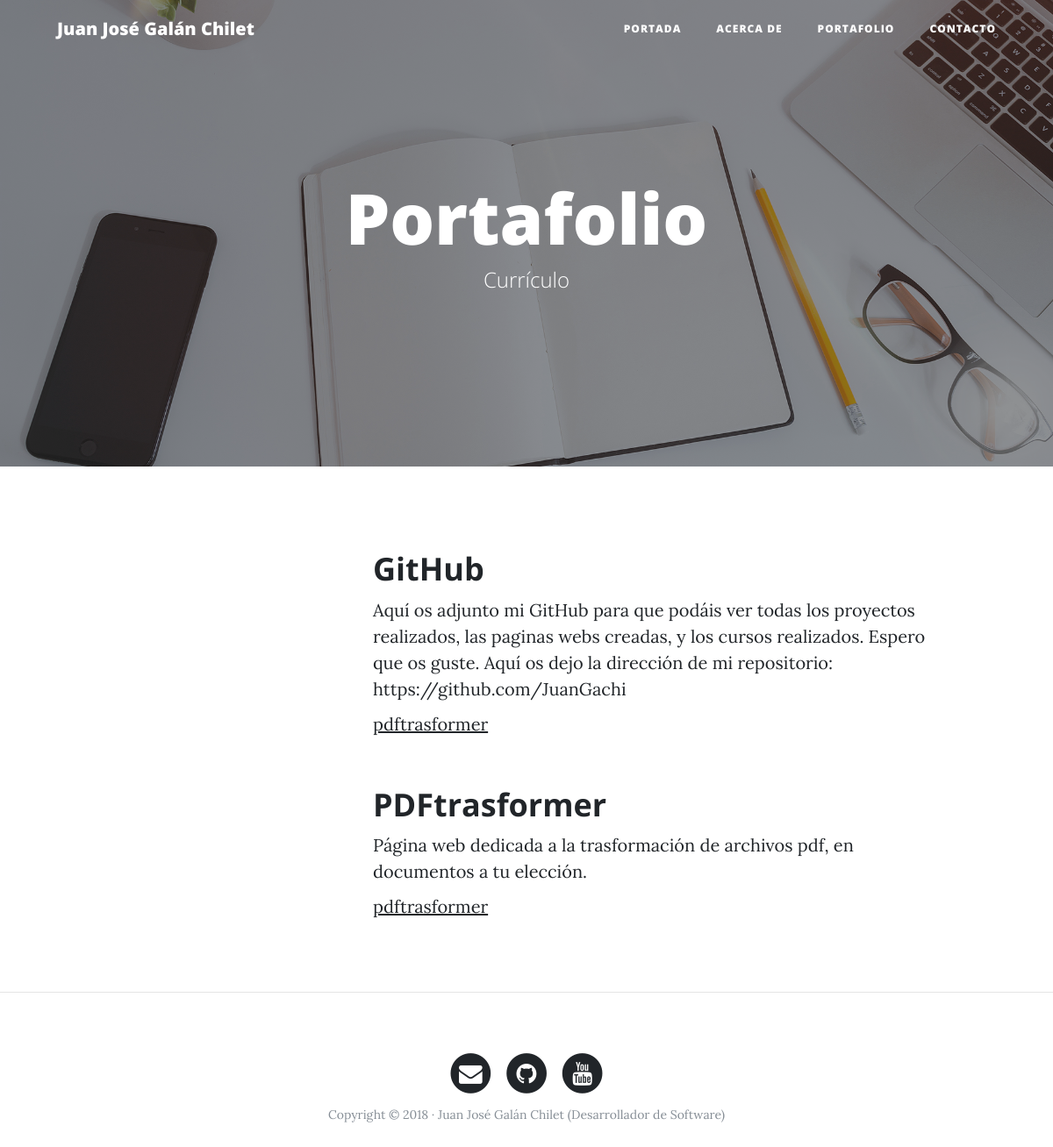
The page /portafolio/ on the database its author committed.
### portfolio/models.py (models this page shows, shortened)
class Project(models.Model):
    title = models.CharField(max_length=200, verbose_name="Título")
    description = models.TextField( verbose_name="Descripción")
    image = models.ImageField( verbose_name="Imagen", upload_to="projects")
    link = models.URLField(verbose_name="Dirección Web", null=True, blank=True)
    created = models.DateTimeField(auto_now_add=True, verbose_name="Fecha de creación")
    updated = models.DateTimeField(auto_now=True, verbose_name="Fecha de actualizacion")
    class Meta:
        verbose_name = "proyecto"
        verbose_name_plural = "proyectos"
        ordering = ["-created"]

### portfolio/views.py (the view)
# urls.py: path('portafolio/', portfolio_views.portafolio, name="portafolio"),
def portafolio(request):
    projects = Project.objects.all()
    return render(request, "portfolio/portafolio.html", {'projects':projects})

### portfolio/templates/portfolio/portafolio.html (shortened to what this page needs)
{% extends 'core/base.html'%}
{% block background %} {% load static %}{% static 'core/img/portfolio-bg.jpg' %}{% endblock %}
{% block headers %}
<h1>Portafolio</h1>
<span class="subheading">Currículo</span>
{% endblock %}
{% block content%}
	{% for project in projects %}
	      <div class="row project">
	      	<div class="col-lg-3 col-md-4 offset-lg-1">
	      	</div>
	        <div class="col-lg-7 col-md-8">
	      		<h2 class="section-heading title">{{project.title}}</h2>
	          <p>{{project.description}}</p>
			  {% if project.link %}
	          		<p><a href="{{project.link}}">pdftrasformer</a></p>
			  {% endif %}
	      	</div>
	      </div>
	 {% endfor %}
{% endblock %}

### core/templates/core/base.html (shortened to what this page needs)
<!DOCTYPE html>
<html lang="es">
  <head>
    {% load static %}
    <link href="{% static 'core/vendor/bootstrap/css/bootstrap.min.css' %}" rel="stylesheet">
    <link href="{% static 'core/vendor/font-awesome/css/font-awesome.min.css' %}" rel="stylesheet" type="text/css">
    <link href="{% static 'core/css/clean-blog.min.css' %}" rel="stylesheet">
  </head>
  <body>
    <nav class="navbar navbar-expand-lg navbar-light fixed-top" id="mainNav">
      <div class="container">
        <a class="navbar-brand" href="{% url 'home' %}">Juan José Galán Chilet</a>
        <div class="collapse navbar-collapse" id="navbarResponsive">
          <ul class="navbar-nav ml-auto">
            <li class="nav-item">
              <a class="nav-link" href="{% url 'home' %}">Portada</a>
            </li>
            <li class="nav-item">
              <a class="nav-link" href="{% url 'about' %}">Acerca de</a>
            </li>
            <li class="nav-item">
              <a class="nav-link" href="{% url 'portafolio' %}">Portafolio</a>
            </li>
            <li class="nav-item">
              <a class="nav-link" href="{% url 'contacto' %}">Contacto</a>
            </li>
          </ul>
        </div>
      </div>
    </nav>
    <header class="masthead" style="background-image: url('{%block background %}{% endblock %}')">
      <div class="overlay"></div>
      <div class="container">
        <div class="row">
          <div class="col-lg-8 col-md-10 mx-auto">
            <div class="site-heading">
              {% block headers %}{% endblock %}
            </div>
          </div>
        </div>
      </div>
    </header>
     <div class="container">
        {% block content%}{% endblock %}
      </div>
   {% if request.path != "/" %}<hr>{% endif %}
    <footer>
      <div class="container">
        <div class="row">
          <div class="col-lg-8 col-md-10 mx-auto">
            <ul class="list-inline text-center">
              <li class="list-inline-item">
                <a href="#">
                  <span class="fa-stack fa-lg">
                    <i class="fa fa-circle fa-stack-2x"></i>
                    <i class="fa fa-envelope fa-stack-1x fa-inverse"></i>
                  </span>
                </a>
              </li>
              <li class="list-inline-item">
                <a href="#">
                  <span class="fa-stack fa-lg">
                    <i class="fa fa-circle fa-stack-2x"></i>
                    <i class="fa fa-github fa-stack-1x fa-inverse"></i>
                  </span>
                </a>
              </li>
              <li class="list-inline-item">
                <a href="#">
                  <span class="fa-stack fa-lg">
                    <i class="fa fa-circle fa-stack-2x"></i>
                    <i class="fa fa-youtube fa-stack-1x fa-inverse"></i>
                  </span>
                </a>
              </li>
            </ul>
            <p class="copyright text-muted">Copyright &copy; 2018 · Juan José Galán Chilet (Desarrollador de Software) </p>
          </div>
        </div>
      </div>
    </footer>
  </body>
</html>

### rows shown on the page
Project: title "GitHub", description "Aquí os adjunto mi GitHub para que podáis ver todas los proyectos realizados, las paginas webs creadas, y los cursos realizados. Espero que os guste. Aquí os dejo la dirección de mi repositorio: https://github.com/JuanGachi"
Project: title "PDFtrasformer", description "Página web dedicada a la trasformación de archivos pdf, en documentos a tu elección."
